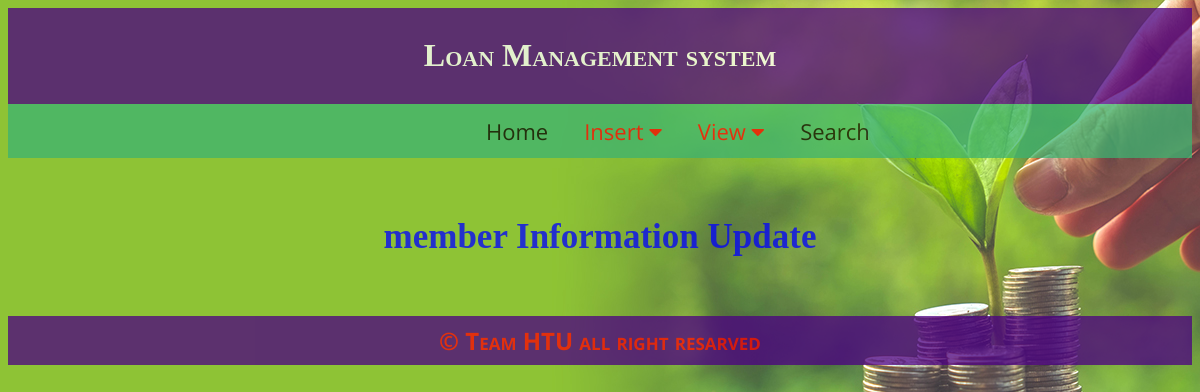
/member_edit.php?id=123, run on an earlier commit of the app's database.
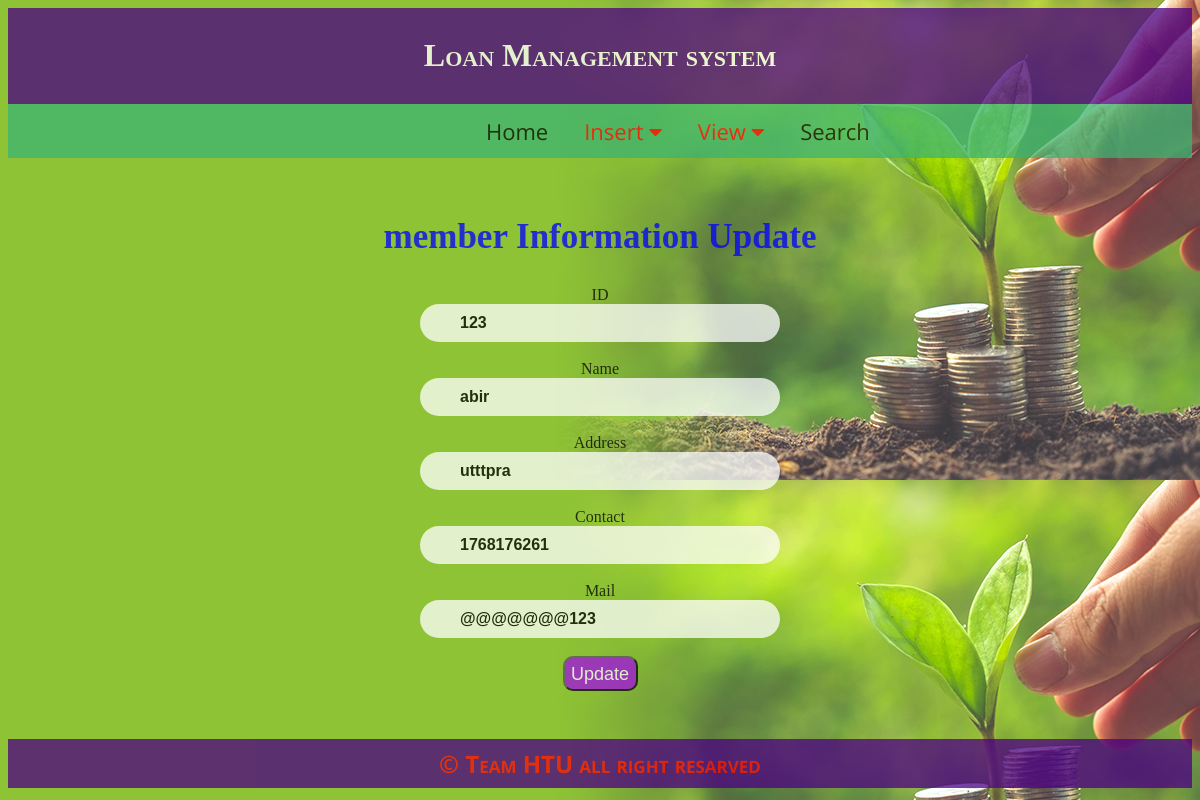
And on a later commit of the database.
### tables this page shows
CREATE TABLE `tb_member` (
  `Mem_id` int(33) NOT NULL,
  `Acc_id` int(44) NOT NULL,
  `Mem_name` text NOT NULL,
  `Mem_address` varchar(66) NOT NULL,
  `Mem_contact` int(44) NOT NULL,
  `Mem_mail` varchar(88) NOT NULL
);

### member_edit.php (the view, shortened to what this page needs)
<?php
	include 'header.php';
?>
<!DOCTYPE html>
<html>
<head>
</head>
<body>
	<div style="padding: 30px;">
	<center>
		<h2 style="font-size: 35px;">member Information Update</h2>
		<?php
		$id = $_GET["id"];
          $servername = "localhost";
          $username = "root";
          $password = "";
          $dbname = "db_loanmanagementsystem";
          $conn = mysqli_connect($servername, $username, $password, $dbname);
          $sql = "SELECT * FROM tb_member WHERE `Mem_id` = '$id'";
          $result = mysqli_query($conn, $sql);
          if ($result->num_rows > 0) {
          while($row = $result->fetch_assoc()) {
          ?>
			<form action="member_edit_conn.php" method="post">
			   ID<br>
			  <input type="text" name="id" value="<?php echo $row['Mem_id']?>" readonly="">
			  <br><br>
			   Name<br>
			  <input type="text" name="name" value="<?php echo $row['Mem_name']?>">
			  <br><br>
			   Address<br>
			  <input type="text" name="address" value="<?php echo $row['Mem_address']?>">
			  <br><br>
			   Contact<br>
			  <input type="text" name="contact" value="<?php echo $row['Mem_contact']?>">
			  <br><br>
			   Mail<br>
			  <input type="text" name="mail" value="<?php echo $row['Mem_mail']?>">
			  <br><br>
			  <input type="submit"style="width: 75px;height: 35px; background: #A20FE2;color: #fff;font-size: 18px;border-radius: 10px;padding: 6px;" value="Update" name="update">
			   <br><br>
			</form>
	</center>
	<?php
}
}
          ?>
</div>
</body>
</html>
<?php include 'footer.php';?>

What changed in the data, as far as the page shows it:
added tb_member: id "123", name "abir", address "utttpra", contact "1768176261", mail "@@@@@@@123"
